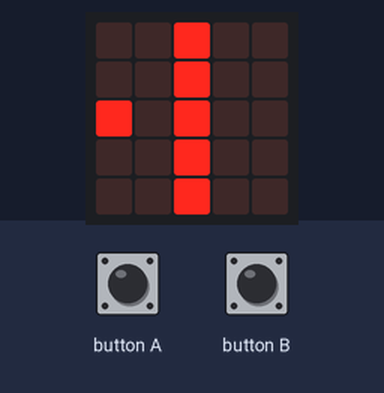
A program run on a simulated BBC micro:bit running MicroPython. Parts: the board's 5×5 LED display. The test bench sets the inputs (shaded band). Random numbers come from a fixed seed.

Above: at 1.6 s.
1.7 s: button A pressed for 0.15 s
At 2.6 s:
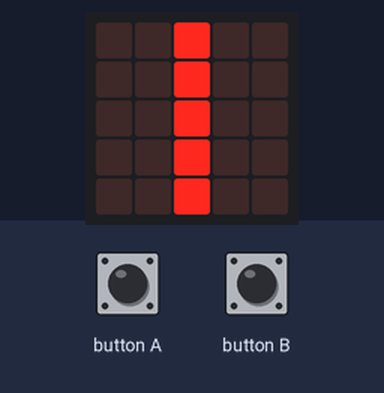
At 5.3 s:
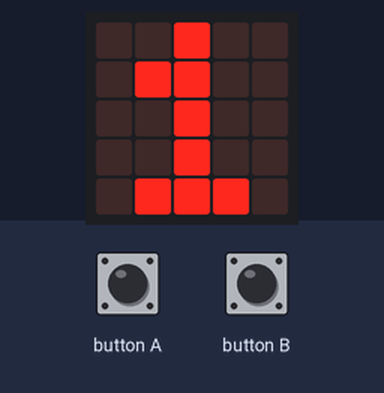
Timing chart, 0 to 6.8 s (numbered marks = the images above; inputs shaded):
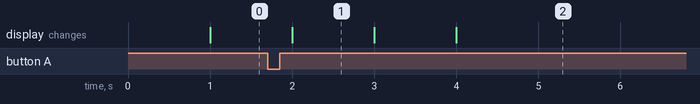

The program:

game.py
```python
from microbit import *
import random
import time

score = 0
game_over = False

while not game_over:
    display.show(Image('00900:' * 5))
    time.sleep(1)

    side = random.randint(1, 2)

    if side == 1:
        display.show(Image('00900:00900:90900:00900:00900'))
        time.sleep(1)
        if button_a.was_pressed():
            score += 1
        else:
            game_over = True  # End the game on incorrect or missed input
    else:
        display.show(Image('00900:00900:00909:00900:00900'))
        time.sleep(1)
        if button_b.was_pressed():
            score += 1
        else:
            game_over = True  # End the game on incorrect or missed input
        display.clear()

# Show the final score at the end of the game
while score == score:
   display.show(score)
   time.sleep(1)
```

Measured:
- what the display in image 1 shows lasts 1.0 s, from 2.0 s to 3.0 s
